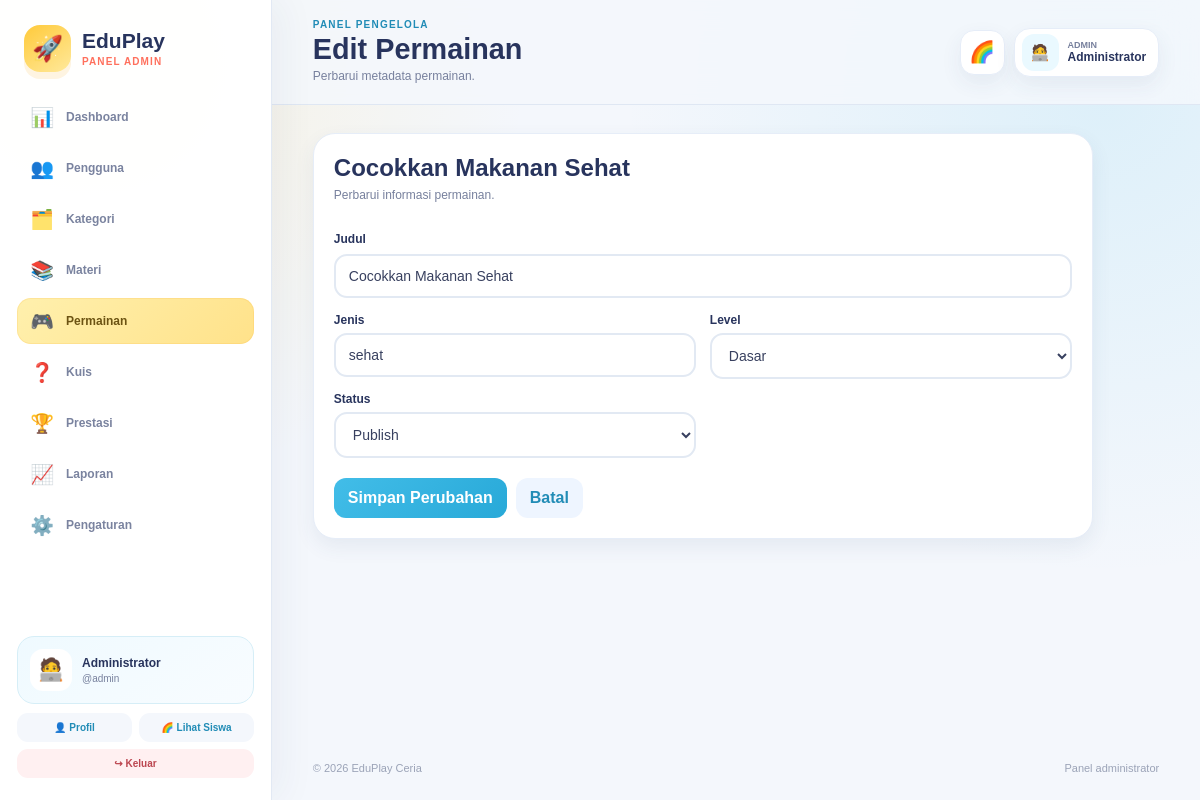
The app's page /admin/permainan/edit.php?id=2 (signed in) with its own data.
### tables this page shows
CREATE TABLE permainan(id INT AUTO_INCREMENT PRIMARY KEY,judul VARCHAR(180),jenis VARCHAR(80),level VARCHAR(30),status ENUM('draft','publish') DEFAULT 'publish',created_at DATETIME DEFAULT CURRENT_TIMESTAMP);

### config/helper.php (called while the page is built, shortened)
<?php
function e(mixed $value): string { return htmlspecialchars((string)($value ?? ''), ENT_QUOTES, 'UTF-8'); }
function url(string $path=''): string { return BASE_URL . '/' . ltrim($path, '/'); }

### admin/permainan/edit.php (the view, shortened to what this page needs)
<?php
require_once __DIR__.'/../../config/auth.php';require_once __DIR__.'/../../config/database.php';require_once __DIR__.'/../../config/helper.php';require_admin();$pdo=db();$id=(int)($_GET['id']??$_POST['id']??0);if(!$pdo||!$id){flash('error','Permainan tidak ditemukan.');redirect('admin/permainan/index.php');}$s=$pdo->prepare('SELECT * FROM permainan WHERE id=?');$s->execute([$id]);$r=$s->fetch();if(!$r){flash('error','Permainan tidak ditemukan.');redirect('admin/permainan/index.php');}$errors=[];if($_SERVER['REQUEST_METHOD']==='POST'){verify_csrf();$r['judul']=trim((string)($_POST['judul']??''));$r['jenis']=trim((string)($_POST['jenis']??''));$r['level']=trim((string)($_POST['level']??''));$r['status']=in_array($_POST['status']??'', ['publish','draft'],true)?$_POST['status']:'draft';if($r['judul']==='')$errors[]='Judul wajib diisi.';if(!$errors){$u=$pdo->prepare('UPDATE permainan SET judul=?,jenis=?,level=?,status=? WHERE id=?');$u->execute([$r['judul'],$r['jenis'],$r['level'],$r['status'],$id]);flash('success','Permainan berhasil diperbarui.');redirect('admin/permainan/index.php');}}$adminPageTitle='Edit Permainan';$adminPageDescription='Perbarui metadata permainan.';$adminActive='permainan';include __DIR__.'/../../includes/admin_header.php';
?>
<section class="admin-card admin-form-card"><div class="admin-card-head"><div><h2><?=e($r['judul'])?></h2><p>Perbarui informasi permainan.</p></div></div><form class="admin-form" method="post"><label>Judul</label><input name="judul" value="<?=e($r['judul'])?>" required><div class="admin-form-grid"><div><label>Jenis</label><input name="jenis" value="<?=e($r['jenis'])?>" required></div><div><label>Level</label><select name="level"><option value="dasar" <?=$r['level']==='dasar'?'selected':''?>>Dasar</option></select></div><div><label>Status</label><select name="status"><option value="publish" <?=$r['status']==='publish'?'selected':''?>>Publish</option></select></div></div><div class="admin-form-actions"><button class="btn">Simpan Perubahan</button><a class="btn ghost" href="<?=url('admin/permainan/index.php')?>">Batal</a></div></form></section><?php include __DIR__.'/../../includes/admin_footer.php'; ?>

### assets/css/style.css (style rules this page uses)
:root { --sun:#ffca3a; --sun-deep:#f5a623; --coral:#ff705d; --sky:#42bde8; --sky-deep:#218cb6; --mint:#4fd2a2; --mint-deep:#249872; --violet:#8b7cf6; --navy:#28345d; --ink:#38405f; --muted:#77809d; --paper:#ffffff; --canvas:#f5f9ff; --canvas-warm:#fff9e9; --line:#e6edf8; --danger:#ef5b67; --success:#34b27b; --shadow-sm:0 8px 20px rgba(51,72,116,.08); --shadow:0 18px 45px rgba(51,72,116,.13); --shadow-pop:0 14px 0 rgba(42,52,93,.05),0 22px 50px rgba(51,72,116,.16); --radius-sm:14px; --radius:22px; --radius-lg:32px; --sidebar:260px; font-family:"Nunito","Arial Rounded MT Bold","Trebuchet MS",Arial,sans-serif; }
* { box-sizing:border-box }
html { scroll-behavior:smooth;background:var(--canvas) }
body { margin:0;color:var(--ink);background: radial-gradient(circle at 5% 5%,rgba(255,202,58,.18),transparent 24rem), radial-gradient(circle at 95% 12%,rgba(66,189,232,.16),transparent 28rem), var(--canvas);min-height:100vh }
a { color:inherit }
button,input,textarea,select { font:inherit }
button,a { -webkit-tap-highlight-color:transparent }
.big-btn,.action-btn,.btn { display:inline-flex;align-items:center;justify-content:center;gap:8px;min-height:48px;border:0;border-radius:16px;padding:11px 18px;text-align:center;text-decoration:none;font-weight:900;cursor:pointer;transition:.17s transform,.17s filter,.17s box-shadow }
.big-btn.blue,.btn { background:linear-gradient(135deg,var(--sky),#28a9d8);color:#fff }
.btn { min-height:40px;border-radius:12px;padding:9px 14px }
.btn.ghost { background:#eef5ff;color:var(--sky-deep) }
label { display:block;font:900 12px Arial,sans-serif;margin:13px 0 6px;color:var(--navy) }
input,textarea,select { width:100%;padding:12px 13px;border:2px solid #e2e9f3;border-radius:13px;font:14px Arial,sans-serif;background:#fff;color:var(--ink);outline:none;transition:.15s border,.15s box-shadow }

### assets/css/admin.css (style rules this page uses)
:root { --admin-sidebar:272px }
.admin-body { background:radial-gradient(circle at 8% 8%,rgba(255,202,58,.14),transparent 27rem),radial-gradient(circle at 92% 12%,rgba(66,189,232,.13),transparent 30rem),#f4f7fc }
.admin-card { background:#fff;border:1px solid var(--line);border-radius:22px;padding:20px;box-shadow:var(--shadow-sm) }
.admin-card h2,.admin-card h3 { margin:0;color:var(--navy) }
.admin-card-head { display:flex;align-items:flex-start;justify-content:space-between;gap:12px;margin-bottom:15px }
.admin-card-head p { margin:4px 0 0;color:var(--muted);font:12px/1.5 Arial,sans-serif }
.admin-form { display:grid;gap:2px }
.admin-form-grid { display:grid;grid-template-columns:1fr 1fr;gap:0 14px }
.admin-form-actions { display:flex;gap:9px;flex-wrap:wrap;margin-top:18px }
.admin-form-card { max-width:780px }

### records on screen
permainan: judul "Cocokkan Makanan Sehat", jenis "sehat", level "Dasar", status "Publish"

### other values on screen
$icon "📊"
$label "Dashboard"
$icon "👥"
$label "Pengguna"
$icon "🗂️"
$label "Kategori"
$icon "📚"
$label "Materi"
$icon "🎮"
$label "Permainan"
$icon "❓"
$label "Kuis"
$icon "🏆"
$label "Prestasi"
$icon "📈"
